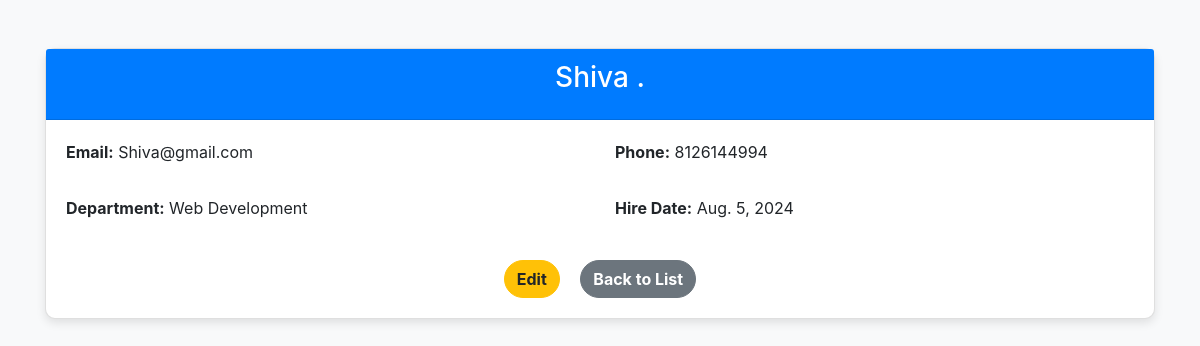
/employee/3/, run on the app's committed database.
### employees/models.py (models this page shows, shortened)
class Employee(models.Model):
    first_name = models.CharField(max_length=100)
    last_name = models.CharField(max_length=100)
    email = models.EmailField()
    phone_number = models.CharField(max_length=15)
    department = models.ForeignKey(Department, on_delete=models.CASCADE)
    hire_date = models.DateField()

class Department(models.Model):
    name = models.CharField(max_length=100)
    def __str__(self):
        return self.name

### employees/views.py (the view)
# urls.py: path('employee/<int:pk>/', views.employee_detail, name='employee_detail'),
def employee_detail(request, pk):
    employee = get_object_or_404(Employee, pk=pk)
    return render(request, 'employees/employee_detail.html', {'employee': employee})

### employees/templates/employees/employee_detail.html (shortened to what this page needs)
{% load static %}
<!DOCTYPE html>
<html lang="en">
<head>
    {% load static %}
    <link rel="stylesheet" href="{% static 'styles.css' %}">
    <link rel="stylesheet" href="https://maxcdn.bootstrapcdn.com/bootstrap/4.5.2/css/bootstrap.min.css">
</head>
<body>
    <div class="container mt-5">
        <div class="card">
            <div class="card-header text-center">
                <h3 class="card-title">{{ employee.first_name }} {{ employee.last_name }}</h3>
            </div>
            <div class="card-body">
                <div class="row mb-3">
                    <div class="col-md-6">
                        <p><strong>Email:</strong> {{ employee.email }}</p>
                    </div>
                    <div class="col-md-6">
                        <p><strong>Phone:</strong> {{ employee.phone_number }}</p>
                    </div>
                </div>
                <div class="row mb-3">
                    <div class="col-md-6">
                        <p><strong>Department:</strong> {{ employee.department }}</p>
                    </div>
                    <div class="col-md-6">
                        <p><strong>Hire Date:</strong> {{ employee.hire_date }}</p>
                    </div>
                </div>
                <div class="text-center mt-4">
                    <a href="{% url 'employee_edit' employee.pk %}" class="btn btn-warning btn-custom mx-2">Edit</a>
                    <a href="{% url 'employee_list' %}" class="btn btn-secondary btn-custom mx-2">Back to List</a>
                </div>
            </div>
        </div>
    </div>
</body>
</html>

### employees/static/styles.css (style rules this page uses)
body { font-family: Arial, sans-serif; margin: 20px; }
a { color: #1a73e8; text-decoration: none; }

### employees/templates/employees/employee_detail.html (style rules this page uses)
body { background-color: #f8f9fa; }
.card { border-radius: 10px; box-shadow: 0 4px 10px rgba(0, 0, 0, 0.1); }
.card-header { background-color: #007bff; color: white; border-top-left-radius: 10px; border-top-right-radius: 10px; }
.btn-custom { border-radius: 25px; font-weight: bold; }

### data on the page
Employee: first_name "Shiva", last_name ".", email "Shiva@gmail.com", phone_number "8126144994", department "Web Development", hire_date "Aug. 5, 2024"
